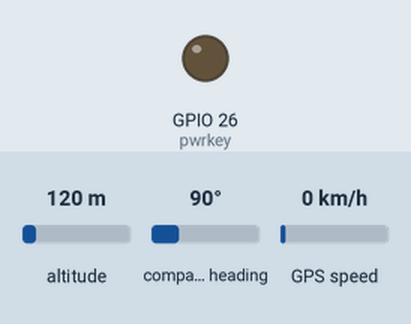
Recording of a sketch running on a simulated ESP32. Parts: output pins drawn as LEDs (lit = HIGH). Inputs (shaded band) come from the test bench; at power-on: altitude 120 m, compass heading 90°, GPS speed 0 km/h. The GPS gets a fix after 3 s at 37.7749, -122.4194 with 8 satellites; the modem accepts every AT command (registered, SIM ready, sends succeed) and sends nothing else; pins used as bus, display or sensor lines are not drawn; what the sketch prints to the serial monitor is not drawn. At 9.3 s the program puts the board to deep sleep or switches it off; the recording ends there.

Above: at 0.1 s.
At 3.9 s:
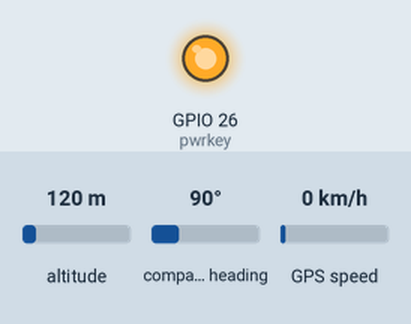
Timing chart, 0 to 5.4 s (numbered marks = the images above):
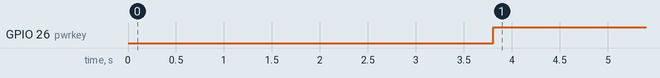

The sketch:

fix_main.ino
```cpp
#include <Arduino.h>
#include <Stream.h>
#include <TinyGPS++.h>
#include <HardwareSerial.h>
// The TinyGPS++ object
TinyGPSPlus gps;

// The serial connection to the GPS device
HardwareSerial ss(2);

#define TX2_pin  17
#define RX2_pin  16

#define RXPin (13)
#define TXPin (14)

Stream *_Serial;
HardwareSerial myserial(1);

struct location{
  float lat;
  float lng;
  String datetime;
  int reason;
};

struct _RES{
  unsigned char status;
  String data;
  String temp;
};

int cmm_state = 0;
String cmm_reason = "";
int count = 0;
uint64_t chipid;
String real_chip;
location data;
unsigned long last_time;
bool ForcePass = false;
String  str2HexStr(String strin){
  int lenuse = strin.length();
  char charBuf[lenuse * 2 - 1];
  char strBuf[lenuse * 2 - 1];
  String strout = "";
  strin.toCharArray(charBuf, lenuse * 2) ;
  for (int i = 0; i < lenuse; i++)
  {
    sprintf(strBuf, "%02X", charBuf[i]);

    if (String(strBuf) != F("00") )
    {
      strout += strBuf;
    }
  }

  return strout;
}
String Wait_module_res(long tout, String str_wait){
  unsigned long pv_ok = millis();
  unsigned long current_ok = millis();
  String input;
  unsigned char flag_out = 1;
  unsigned char res = -1;
  _RES res_;
  res_.temp = "";
  res_.data = "";

  while (flag_out)
  {
    if (_Serial->available())
    {
      input = _Serial->readStringUntil('\n');
      res_.temp += input;
      if (input.indexOf(str_wait) != -1)
      {
        res = 1;
        cmm_state = 1;
        flag_out = 0;
      }
      else if (input.indexOf(F("ERROR")) != -1)
      {
        res = 0;
        cmm_state = 0;
        flag_out = 0;
      }
    }
    current_ok = millis();
    if (current_ok - pv_ok >= tout)
    {
      flag_out = 0;
      res = 0;
      pv_ok = current_ok;
    }
  }
  res_.status = res;
  res_.data = input;
  return (res_.temp);
}
void DeepSleep(int TIME_TO_SLEEP){
  uint64_t sleeptime = UINT64_C(TIME_TO_SLEEP * 1000000);
  esp_sleep_enable_timer_wakeup(sleeptime);
  esp_deep_sleep_start();
}
void Send_command(String cmd){
  String Sim_res = "";
  cmm_reason = "";
  int fail_cunt = 0;
   _Serial->println(cmd);
  do
  {
    cmm_state = -1;
    Sim_res = Wait_module_res(150, "OK");
    fail_cunt ++;
    if (fail_cunt > 5) break;
    Serial.print(".");
    delay(300);
  } while (cmm_state != 1);

  //Sim_res.replace("OK", "");
  cmm_reason = Sim_res;
  if(cmm_state != 1)
  {
    DeepSleep(1);
  }
  //Serial.println(Sim_res);
}
void setup(){
  Serial.begin(115200);
  chipid=ESP.getEfuseMac();
  last_time = millis() + 10000;
  ss.begin(9600, SERIAL_8N1, RXPin, TXPin, false);
}
void loop()
{
  Serial.println("Wait...");
  while (ss.available() > 0)
  {
    if (gps.encode(ss.read()))
    {
      if (gps.location.isValid() or ForcePass)
      {
        /*while(gps.date.isUpdated() == false)
        {
          Serial.println("Wait for datetime data");
        }*/
        data.reason = 2;
        data.lat = gps.location.lat();
        data.lng = gps.location.lng();
        data.datetime = String(gps.date.year()) + "-" + String(gps.date.month()) + "-" + String(gps.date.day()) + " " + String(gps.time.hour() + 7) + ":" + String(gps.time.minute())+ ":" + String(gps.time.second());
        ss.end();
        char cp[12];
        sprintf(cp,"%04X%08X",(uint16_t)(chipid>>32),(uint32_t)chipid);
        real_chip = String(cp);
        Serial.println(real_chip);
        pinMode(26, OUTPUT);  //pwrkey
        pinMode(27, OUTPUT);  //reset
        //power on module
        digitalWrite(26, LOW);
        delay(800);
        digitalWrite(26, HIGH);
        delay(800);

        myserial.begin(9600, SERIAL_8N1, RX2_pin, TX2_pin,false);
        _Serial = &myserial;

       //delay(5000);

        Serial.println("START.......");

        Send_command("AT+CPIN?");
        Serial.println("Command Status : " + String(cmm_state));
        Send_command("AT+CFUN=1");
        Serial.println("Command Status : " + String(cmm_state));
        Send_command("AT*MCGDEFCONT=\"IPV4V6\",\"\"");
        Serial.println("Command Status : " + String(cmm_state));
        //Send_command("AT+CSQ");
        //Serial.println("CSQ Command Status : " + String(cmm_reason));
        Send_command("AT+CGREG=1");
        Serial.println("Command Status : " + String(cmm_state));
        Send_command("AT+CGATT=1");
        Serial.println("Command Status : " + String(cmm_state));
        Send_command("AT+CGCONTRDP");
        Serial.println("Command Status : " + String(cmm_state));

        Send_command("AT+CSQ");
        Serial.println("Command Status : " + String(cmm_state));

        static String Payload = "{\"lat\":\"" + String(data.lat,6) + "\",\"lng\":\""+String(data.lng,6)+"\",\"time_in\":\""+data.datetime+"\",\"device_id\":\""+real_chip+"\"}";
        /*if(ForcePass)
        {
          Serial.println("Not found Signal GPS!!!");
          Payload = "{\"reason\":\"" + String("Not Found GPS") + "\",\"device_id\":\""+real_chip+"\",\"signal_nb\":\""+cmm_reason+"\"}";
          //DeepSeep(150);
        }*/
        Payload = str2HexStr(Payload);

        //Serial.println("Payload :" + Payload);
        //"AT+CHTTPCREATE=\"http://35.240.151.235/api/\""
        //"AT+CHTTPCREATE=\"http://35.240.149.24/khaoyai2020/api/\""
        Send_command("AT+CHTTPCREATE=\"http://35.240.149.24/khaoyai2020/api/\"");
        Serial.println("Command Status : " + String(cmm_state));
        if(cmm_reason.indexOf("OK") != -1)
        {
          Send_command("AT+CHTTPCON=0");
          Serial.println("1Command Status : " + String(cmm_state));
          Send_command("AT+CHTTPSEND=0,1,\"/collar_rec.php\",4163636570743a202a2f2a0d0a436f6e6e656374696f6e3a204b6565702d416c6976650d0a557365722d4167656e743a2053494d434f4d5f4d4f44554c450d0a,\"application/json\"," + Payload);
          Serial.println("2Command Status : " + String(cmm_state));

          Send_command("AT+CHTTPDISCON=0");
          Serial.println("Command Status : " + String(cmm_state));
          Send_command("AT+CHTTPDESTROY=0");
          Serial.println("Command Status : " + String(cmm_state));
        }
        myserial.end();

        digitalWrite(27, LOW);
        delay(800);
        digitalWrite(27, HIGH);

        DeepSleep(300);
      }
      else
      {
        if(last_time <= millis())
        {
          ForcePass = true;
        }
      }
      break;
    }
  }
  if (millis() > 5000 && gps.charsProcessed() < 10)
  {
    ss.end();
    DeepSleep(300);
  }
  //delay(1000);
}
```

Measured:
- by itself, GPIO 26 (pwrkey): LOW → HIGH at 3.8 s
